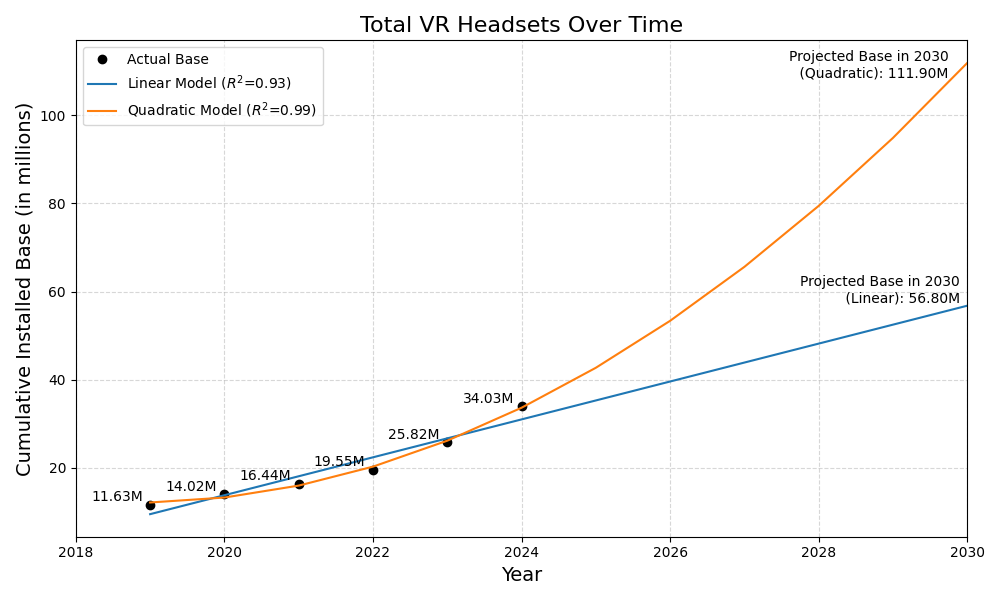

The Python source for this figure:
import numpy as np
import matplotlib.pyplot as plt

# Data
years = np.array([2019, 2020, 2021, 2022, 2023, 2024])  # years
sales = np.array([11.63, 14.02, 16.44, 19.55, 25.82, 34.03])  # cumulative installed based

# Plotting the sales data
plt.figure(figsize=(10, 6))
plt.plot(years, sales, 'o', color='black', label='Actual Base')
plt.title('Total VR Headsets Over Time', fontsize=16)
plt.xlabel('Year', fontsize=14)
plt.ylabel('Cumulative Installed Base (in millions)', fontsize=14)
plt.grid(True, ls='--', alpha=0.5)

years_extended = np.arange(2019, 2031)
# Linear model fit
coefficients_linear = np.polyfit(years, sales, 1)
linear_model = np.poly1d(coefficients_linear)
sales_predicted_linear = linear_model(years_extended)

# Calculate R^2 for the linear model
residuals_linear = sales - linear_model(years)
ss_res_linear = np.sum(residuals_linear**2)
ss_tot_linear = np.sum((sales - np.mean(sales))**2)
r_squared_linear = 1 - (ss_res_linear / ss_tot_linear)

# Quadratic model fit
coefficients_quadratic = np.polyfit(years, sales, 2)
quadratic_model = np.poly1d(coefficients_quadratic)
sales_predicted_quadratic = quadratic_model(years_extended)

# Calculate R^2 for the quadratic model
residuals_quadratic = sales - quadratic_model(years)
ss_res_quadratic = np.sum(residuals_quadratic**2)
ss_tot_quadratic = np.sum((sales - np.mean(sales))**2)
r_squared_quadratic = 1 - (ss_res_quadratic / ss_tot_quadratic)

# Plotting the models
plt.plot(years_extended, sales_predicted_linear, label=f'Linear Model ($R^2$={r_squared_linear:.2f})')
plt.plot(years_extended, sales_predicted_quadratic, label=f'Quadratic Model ($R^2$={r_squared_quadratic:.2f})')

# Projected sales for 2030
projected_sales_2030_linear = linear_model(2030)
projected_sales_2030_quadratic = quadratic_model(2030)

plt.legend()

# add text for each point
for i, txt in enumerate(sales):
    plt.text(years[i]-0.1, sales[i]+0.1, f'{sales[i]}M', verticalalignment='bottom', horizontalalignment='right')

# add text for projected sales in 2030
plt.text(2030-0.1, projected_sales_2030_linear, f'Projected Base in 2030\n (Linear): {projected_sales_2030_linear:.2f}M',
            verticalalignment='bottom', horizontalalignment='right')
plt.text(2030-0.25, projected_sales_2030_quadratic-4, f'Projected Base in 2030\n (Quadratic): {projected_sales_2030_quadratic:.2f}M',
            verticalalignment='bottom', horizontalalignment='right')

plt.xlim([2018, 2030])
plt.tight_layout()
plt.savefig('headset_base_projection.png')
plt.show()